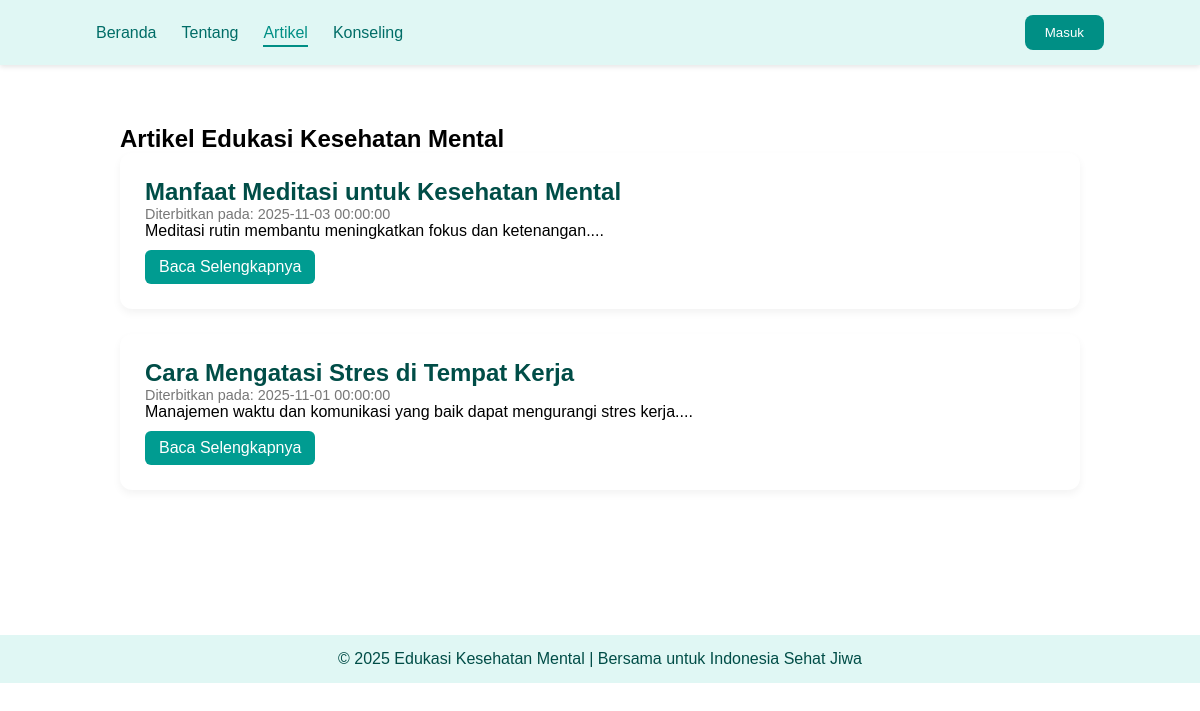
Page /edukasi.php on the committed database.
### tables this page shows
CREATE TABLE `artikel` (
  `artikel_id` int(11) NOT NULL,
  `dokter_id` int(11) DEFAULT NULL,
  `judul` varchar(200) DEFAULT NULL,
  `isi` text DEFAULT NULL,
  `tanggal` datetime DEFAULT NULL
);

### edukasi.php (the view, shortened to what this page needs)
<?php
include 'connection.php';
$sql = "SELECT * FROM artikel ORDER BY tanggal DESC";
$result = $conn->query($sql);
?>
<!DOCTYPE html>
<html lang="id">
<head>
  <link rel="stylesheet" href="asset/css/style.css">
</head>
<body>
  <header>
    <nav class="navbar">
      <ul>
        <li><a href="index.php">Beranda</a></li>
        <li><a href="about.html">Tentang</a></li>
        <li><a href="edukasi.php" class="active">Artikel</a></li>
        <li><a href="daftar_jadwal.php">Konseling</a></li>
      </ul>
      <a href="signin.php" class="no-undlin">
        <button class="btn-primary-log">Masuk</button>
      </a>
    </nav>
  </header>
  <main class="edukasi">
    <section class="artikel-section">
      <h1>Artikel Edukasi Kesehatan Mental</h1>
      <?php
      if ($result->num_rows > 0) {
        while ($row = $result->fetch_assoc()) {
          echo "
              <div class='artikel-card'>
                <h2>{$row['judul']}</h2>
                <p class='tanggal'>Diterbitkan pada: {$row['tanggal']}</p>
                <p>" . nl2br(substr($row['isi'], 0, 300)) . "...</p>
                <a href='artikel_detail.php?id={$row['artikel_id']}' class='btn-baca'>Baca Selengkapnya</a>
              </div>
              ";
        }
      } else {
        echo "<p>Tidak ada artikel yang tersedia saat ini.</p>";
      }
      ?>
    </section>
  </main>
  <footer>
    <p>© 2025 Edukasi Kesehatan Mental | Bersama untuk Indonesia Sehat Jiwa</p>
  </footer>
</body>
</html>

### asset/css/style.css (style rules this page uses)
* { margin: 0; padding: 0; box-sizing: border-box; font-family: "Poppins", sans-serif; }
header { background-color: #e0f7f4; box-shadow: 0 2px 5px rgba(0, 0, 0, 0.1); justify-content: right; }
.navbar { display: flex; justify-content: space-between; align-items: center; padding: 15px 8%; }
.navbar ul { list-style: none; display: flex; gap: 25px; }
.navbar a { text-decoration: none; color: #006d67; font-weight: 500; transition: 0.3s; }
.navbar a:hover, .navbar a.active { color: #008f85; border-bottom: 2px solid #008f85; padding-bottom: 4px; }
.btn-primary-log { background-color: #008f85; color: #fff; border: none; margin-left: 20px; padding: 10px 20px; border-radius: 8px; cursor: pointer; transition: 0.3s; }
.artikel-section { padding: 60px 10%; }
.artikel-card { background: #fff; padding: 25px; margin-bottom: 25px; border-radius: 12px; box-shadow: 0 4px 8px rgba(0, 0, 0, 0.05); }
.artikel-card h2 { color: #004d47; }
.artikel-card .tanggal { font-size: 0.9rem; color: #777; }
.btn-baca { display: inline-block; margin-top: 10px; color: #fff; background-color: #009c91; padding: 8px 14px; border-radius: 6px; text-decoration: none; }
footer { background-color: #e0f7f4; color: #004d47; text-align: center; padding: 15px; margin-top: 60px; }

### rows in the picture
artikel: judul "Manfaat Meditasi untuk Kesehatan Mental", tanggal "2025-11-03 00:00:00", isi "Meditasi rutin membantu meningkatkan fokus dan ketenangan."
artikel: judul "Cara Mengatasi Stres di Tempat Kerja", tanggal "2025-11-01 00:00:00", isi "Manajemen waktu dan komunikasi yang baik dapat mengurangi stres kerja."
